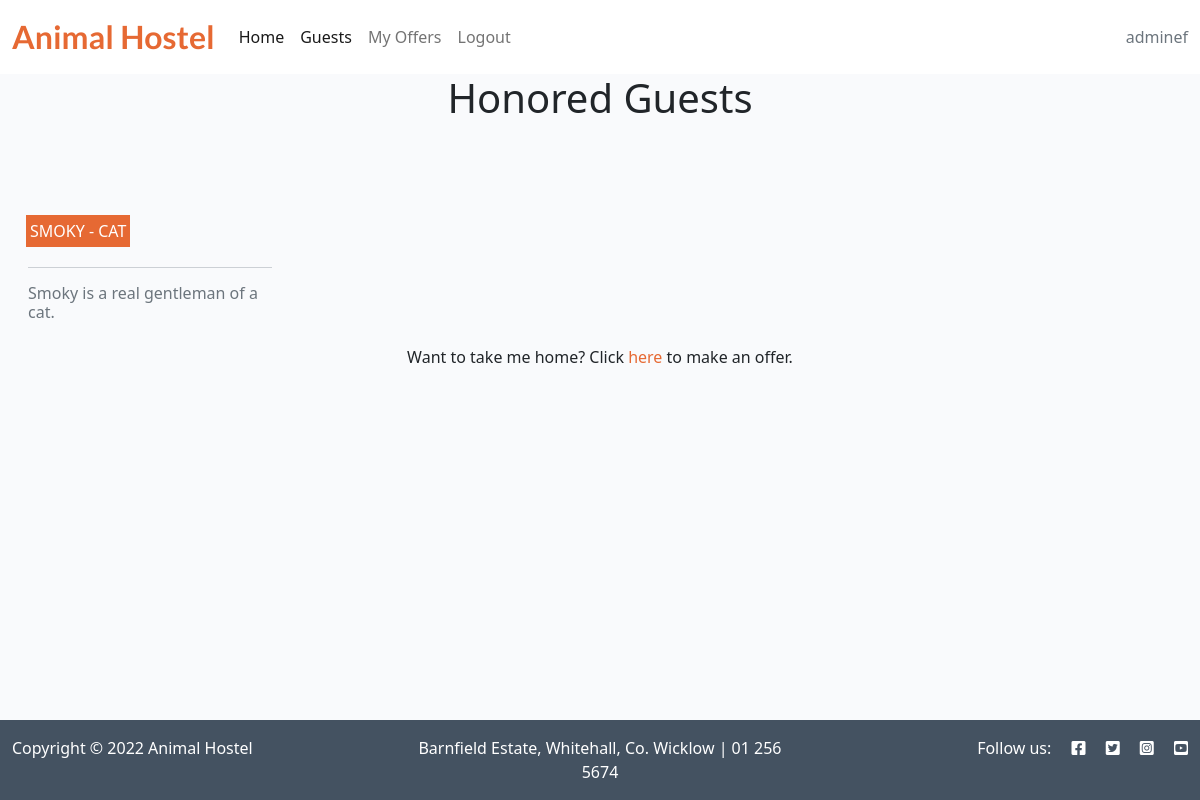
The app's page / (signed in) with its own data.
### home_animals/models.py (models this page shows, shortened)
class Animal(models.Model):
    name = models.CharField(max_length=200, unique=True)
    slug = models.SlugField(max_length=200, unique=True)
    type = models.ForeignKey(AnimalType, on_delete=models.CASCADE,
                             related_name="home_animals_animals")
    description = models.TextField()
    image = CloudinaryField('image', default='placeholder')
    slogan = models.TextField(blank=True)
    class Meta:
        ordering = ['name']

class AnimalType(models.Model):
    code = models.CharField(max_length=20, unique=True)
    description = models.CharField(max_length=100)
    def __str__(self):
        return str(self.code)

### home_animals/views.py (the view)
# urls.py: path('', views.GuestList.as_view(), name='home'),
class GuestList(View):
    template_name = 'index.html'
    def get(self, request):
        animal = Animal.objects.order_by('name')
        return render(request, self.template_name,
                      {'animal_list': animal})

### templates/index.html (shortened to what this page needs)
{% extends "base.html" %}
{% block content %}
<div class="container-fluid">
    <a id="guests">
        <h1 class="text-center">Honored Guests</h1>
    </a>
    <div class="row">
        <div class="col-12 mt-3 left">
            <div class="row">
                {% for animal in animal_list %}
                <div class="col-md-4 col-lg-3">
                    <div class="card mb-4">
                        <div class="card-body">
                            <a href=" {% url 'guest_detail' animal.slug %}" class="guest-link">
                                <div class="image-container">
                                    <div class="image-flash">
                                        <p class="animal">{{ animal.name }} - {{ animal.type }}</p>
                                    </div>
                                </div>
                                <hr />
                                <p class="card-text text-muted h6">{{ animal.slogan }}</p>
                            </a>
                        </div>
                    </div>
                </div>
                {% endfor %}
            </div>
        </div>
    </div>
    <div class="row text-center mt-5 mb-5">
        <scan>Want to take me home? Click
            {% if user.is_authenticated %}
            <a class="link" href="#">here</a> to make an offer.
            {% else %}
            <a class="link" href="accounts/signup">here</a> to register.
            {% endif %}
        </scan>
    </div>
</div>
{%endblock%}

### templates/base.html (shortened to what this page needs)
{% load static %}
<!DOCTYPE html>
<html class="h-100">
<head>
    <link rel="stylesheet" href="https://cdnjs.cloudflare.com/ajax/libs/font-awesome/5.15.3/css/all.min.css">
    <link href="https://cdn.jsdelivr.net/npm/bootstrap@5.0.1/dist/css/bootstrap.min.css" rel="stylesheet"
>
    <link rel="stylesheet" href="{% static 'css/style.css' %}">
</head>
<body class="d-flex flex-column h-100 main-bg">
    <nav class="navbar navbar-expand-lg navbar-light bg-white">
        <div class="container-fluid">
            <a class="navbar-brand" href="{% url 'home' %}"><span class="brand orange-font">Animal Hostel</span></a>
            <div class="collapse navbar-collapse" id="navbarText">
                <ul class="navbar-nav me-auto mb-2 mb-lg-0">
                    <li class="nav-item">
                        <a class="nav-link active" aria-current="page" href="{% url 'home' %}">Home</a>
                    </li>
                    <li class="nav-item">
                        <a class="nav-link active" aria-current="page" href="#guests">Guests</a>
                    </li>
                    {% if user.is_authenticated %}
                    <li class="nav-item">
                        <a class="nav-link" href="#">My Offers</a>
                    </li>
                    <li class="nav-item">
                        <a class="nav-link" href="{% url 'account_logout' %}">Logout</a>
                    </li>
                    {% endif %}
                </ul>
                {% if user.is_authenticated %}
                <span class="navbar-text text-muted">
                    {{ user.username }}
                </span>
                {% else %}
                <span class="navbar-text text-muted">
                    homes for our furry friends
                </span>
                {% endif %}
            </div>
        </div>
    </nav>
    <main class="flex-shrink-0 main-bg">
        {% block content %}{% endblock content %}
    </main>
    <footer class="footer mt-auto py-3 dark-bg">
        <div class="container-fluid">
            <div class="row">
                <div class="col-12 col-sm-4">
                    <span class="text-white">Copyright &copy; 2022 Animal Hostel</span>
                </div>
                <div class="col-12 col-sm-4 text-center">
                    <span class="text-white">Barnfield Estate, Whitehall, Co. Wicklow | 01 256 5674</span>
                </div>
                <div class="col-12 col-sm-4 social ">
                    <span class=" text-white">Follow us: <i class="fab fa-facebook-square ms-3"></i>
                        <i class="fab fa-twitter-square ms-3"></i>
                        <i class="fab fa-instagram-square ms-3"></i>
                        <i class="fab fa-youtube-square ms-3"></i></span>
                </div>
            </div>
        </div>
    </footer>
</body>
</html>

### static/css/style.css (style rules this page uses)
:root { --orange: #e66933; --dark-grey: #445261; --light-grey: #F9FAFC; --white: #fff; }
body { background-color: var(--light-grey); }
.brand { font-family: Lato, sans-serif; font-size: 2rem; font-weight: 700; color: var(--dark-grey); }
.orange-font { color: var(--orange); }
.social { text-align: right; }
.dark-bg { background-color: var(--dark-grey); }
.main-bg { background-color: var(--light-grey); }
.card { border: none; background-color: transparent; height: 80%; }
.card-body { height: 100%; }
.image-container { position: relative; height: 100%; }
.image-flash { position: absolute; bottom: 5%; min-width: 30%; left: -2px; background-color: var(--orange); }
.animal { color: var(--white); margin: 4px; text-transform: uppercase; }
.guest-link { text-decoration: none; color: #445261; }
.link { color: var(--orange); text-decoration: none; }

### records on screen
Animal: name "SMOKY", type "CAT", slogan "Smoky is a real gentleman of a cat."

### other values on screen
{{ user.username }} "adminef"
